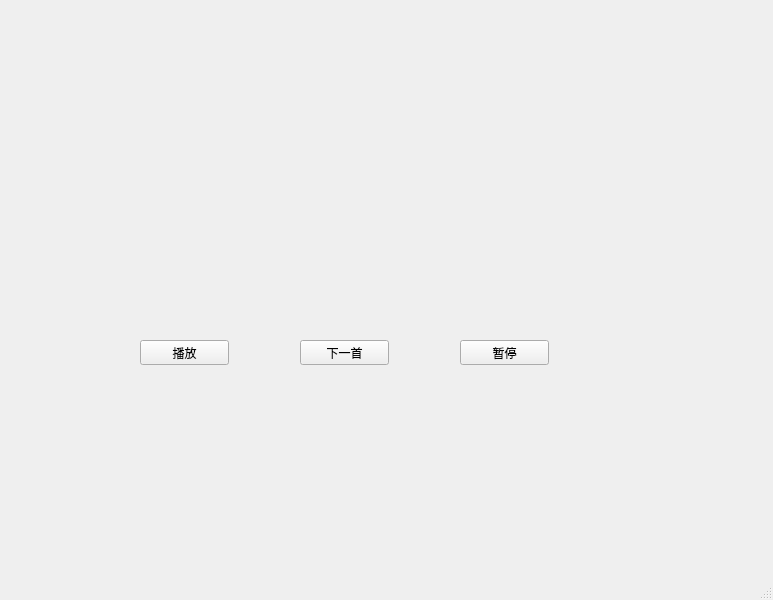
<?xml version="1.0" encoding="UTF-8"?>
<ui version="4.0">
 <class>MainWindow</class>
 <widget class="QMainWindow" name="MainWindow">
  <property name="geometry">
   <rect>
    <x>0</x>
    <y>0</y>
    <width>773</width>
    <height>600</height>
   </rect>
  </property>
  <property name="windowTitle">
   <string>MainWindow</string>
  </property>
  <widget class="QWidget" name="centralwidget">
   <widget class="QPushButton" name="pushButton">
    <property name="geometry">
     <rect>
      <x>140</x>
      <y>340</y>
      <width>89</width>
      <height>25</height>
     </rect>
    </property>
    <property name="text">
     <string>播放</string>
    </property>
   </widget>
   <widget class="QPushButton" name="pushButton_2">
    <property name="geometry">
     <rect>
      <x>460</x>
      <y>340</y>
      <width>89</width>
      <height>25</height>
     </rect>
    </property>
    <property name="text">
     <string>暂停</string>
    </property>
   </widget>
   <widget class="QPushButton" name="pushButton_3">
    <property name="geometry">
     <rect>
      <x>300</x>
      <y>340</y>
      <width>89</width>
      <height>25</height>
     </rect>
    </property>
    <property name="text">
     <string>下一首</string>
    </property>
   </widget>
   <widget class="QLabel" name="statuslabel">
    <property name="geometry">
     <rect>
      <x>320</x>
      <y>170</y>
      <width>67</width>
      <height>17</height>
     </rect>
    </property>
    <property name="text">
     <string/>
    </property>
   </widget>
  </widget>
  <widget class="QMenuBar" name="menubar">
   <property name="geometry">
    <rect>
     <x>0</x>
     <y>0</y>
     <width>773</width>
     <height>22</height>
    </rect>
   </property>
  </widget>
  <widget class="QStatusBar" name="statusbar"/>
 </widget>
 <resources/>
 <connections/>
</ui>
